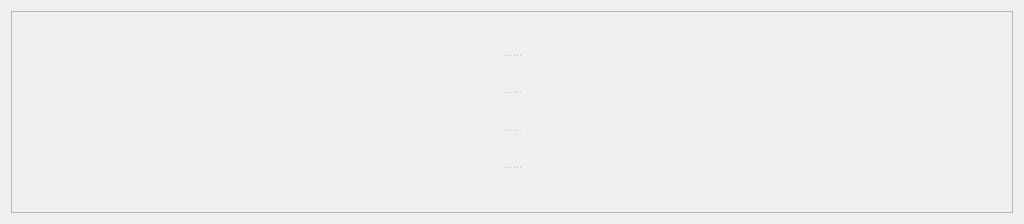
<?xml version="1.0" encoding="UTF-8"?>
<ui version="4.0">
 <class>deviceEvents</class>
 <widget class="TaurusWidget" name="deviceEvents">
  <property name="geometry">
   <rect>
    <x>0</x>
    <y>0</y>
    <width>1024</width>
    <height>224</height>
   </rect>
  </property>
  <property name="windowTitle">
   <string>Plc Devices Events</string>
  </property>
  <layout class="QGridLayout" name="gridLayout">
   <item row="0" column="0">
    <widget class="QScrollArea" name="scrollArea">
     <property name="widgetResizable">
      <bool>true</bool>
     </property>
     <widget class="QWidget" name="scrollAreaWidgetContents">
      <property name="geometry">
       <rect>
        <x>0</x>
        <y>0</y>
        <width>995</width>
        <height>1020</height>
       </rect>
      </property>
      <layout class="QGridLayout" name="gridLayout_2">
       <item row="0" column="0">
        <widget class="QSplitter" name="splitter">
         <property name="orientation">
          <enum>Qt::Vertical</enum>
         </property>
         <widget class="TaurusPlot" name="eventsplc1"/>
         <widget class="TaurusPlot" name="eventsplc2"/>
         <widget class="TaurusPlot" name="eventsplc3"/>
         <widget class="TaurusPlot" name="eventsplc4"/>
         <widget class="TaurusPlot" name="eventsplc5"/>
        </widget>
       </item>
      </layout>
     </widget>
    </widget>
   </item>
  </layout>
 </widget>
 <customwidgets>
  <customwidget>
   <class>TaurusPlot</class>
   <extends>QwtPlot</extends>
   <header>taurus.qt.qtgui.plot</header>
  </customwidget>
  <customwidget>
   <class>TaurusWidget</class>
   <extends>QWidget</extends>
   <header>taurus.qt.qtgui.container</header>
   <container>1</container>
  </customwidget>
  <customwidget>
   <class>QwtPlot</class>
   <extends>QFrame</extends>
   <header>qwt_plot.h</header>
  </customwidget>
 </customwidgets>
 <resources/>
 <connections/>
</ui>
